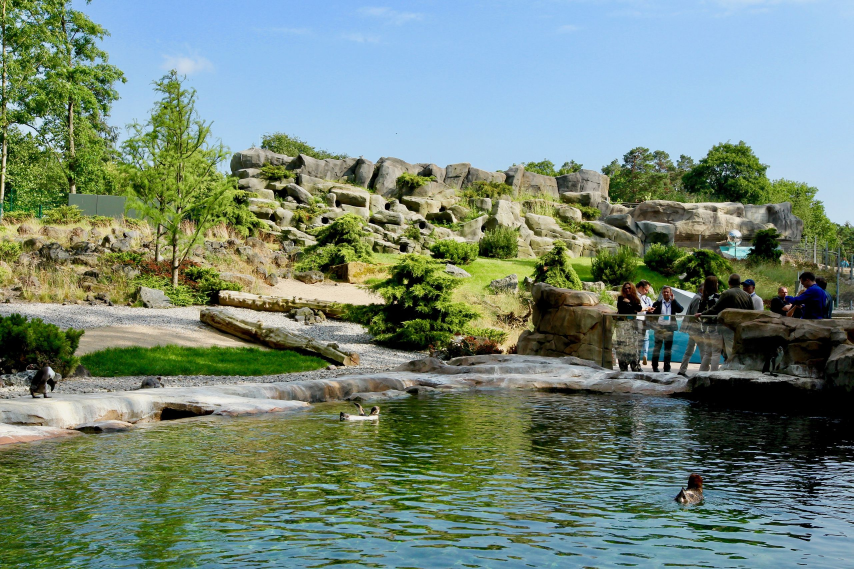
#> input picture src/assets/home/competence.jpg, 2560 x 1707 px (shown at 1/3 size)
$ python -i build-media.py   (imports and definitions only)
#> lines starting #> are read from the running program, lines starting #| are printed output that depends on the picture
"""Erzeugt web-optimierte Bilder aus den Referenzdaten und die Datei
src/content/projects.generated.js. Einmalig bzw. nach Änderungen ausführen:
    python3 scripts/build-media.py [scripts/media-manifest.json]
Benötigt Pillow."""
import json, os, re, sys, shutil
from PIL import Image, ImageOps
Image.MAX_IMAGE_PIXELS = None
ROOT = os.path.dirname(os.path.dirname(os.path.abspath(__file__)))
ASSETS = os.path.join(ROOT, "src", "assets")
# [2 lines not run here, left out]

FLAGSHIPS = ["eismeer-hagenbeck", "tropen-aquarium-hagenbeck", "orang-utan-dome-hagenbeck",
             "polarium-rostock", "artenschutz-aquarium-schoenbrunn", "haus-der-giganten-verona",
             "elefantenfreilaufhalle-hagenbeck", "masterplan-2030-koeln", "kaenguruhaus-hagenbeck",
             "dickhaeuterhaus-tierpark-berlin"]

def save(src, dst, long_side=2400, quality=82, fmt="JPEG"):
#> called with src = '../src/assets/home/competence.jpg', dst = 'out.png', long_side = 2400, quality = 82, fmt = 'JPEG'
    os.makedirs(os.path.dirname(dst), exist_ok=True)
    im = Image.open(src)
#> im is the input picture: PIL image 2560x1707 RGB; mean R, G, B 115.9, 135.4, 120.7
    im.draft("RGB", (long_side * 2, long_side * 2))
    im = ImageOps.exif_transpose(im)
    if fmt == "JPEG":
        if im.mode in ("RGBA", "LA", "P"):
            im = im.convert("RGBA")
            bg = Image.new("RGB", im.size, "white"); bg.paste(im, mask=im.split()[-1]); im = bg
        im = im.convert("RGB")
    if fmt != "JPEG" and im.mode not in ("RGB", "RGBA", "L", "LA"):
        im = im.convert("RGBA" if "A" in im.mode or im.mode == "P" else "RGB")
    im.thumbnail((long_side, long_side), Image.LANCZOS)
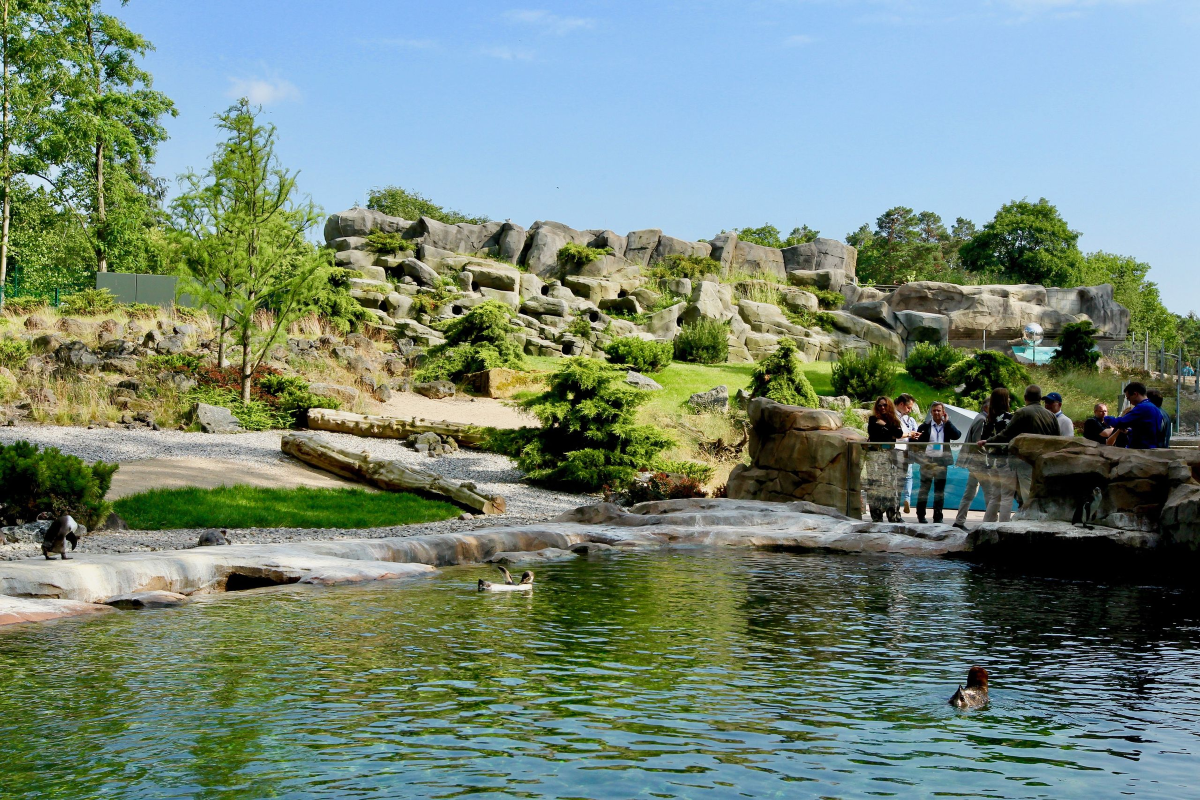
#> im: PIL image 2400x1600 RGB (shown at 1/2 size); mean R, G, B 115.9, 135.4, 120.7
    if fmt == "JPEG":
        im.save(dst, "JPEG", quality=quality, optimize=True, progressive=True)
    else:
        im.save(dst, "PNG", optimize=True)
    return im.size

# [2 lines not run here, left out]

lines = ["// Automatisch erzeugt von scripts/build-media.py – nicht von Hand bearbeiten.", ""]
imports = []
counter = [0]
def imp(path):
    name = f"i{counter[0]}"
    counter[0] += 1
    rel = "@/assets/" + os.path.relpath(path, ASSETS).replace(os.sep, "/")
    imports.append(f'import {name} from "{rel}";')
    return name

def fix_scope(s):
    return (s or "").replace("Freiananlagen", "Freianlagen").replace("Freianalgen", "Freianlagen")

# [1 line that did not run here, left out]
out = []
# [13 lines not run here, left out]
def js(v): return json.dumps(v, ensure_ascii=False)
# [13 lines not run here, left out]
hero_titles = ["Eismeer, Tierpark Hagenbeck", "Tropen-Aquarium, Tierpark Hagenbeck", "Orang-Utan-Dome, Tierpark Hagenbeck"]
hero_slugs = ["eismeer-hagenbeck", "tropen-aquarium-hagenbeck", "orang-utan-dome-hagenbeck"]
hl = []
# [4 lines not run here, left out]
comp = imp(dst)
media = ["// Automatisch erzeugt von scripts/build-media.py.", ""] + imports + ["",
    "export const homeMedia = {", "  hero: [" + ", ".join(hl) + "],",
    f'  competence: {{ image: {comp}, alt: "Polarium, Zoologischer Garten Rostock" }},', "};", ""]

# Team & Partner
# [1 line not run here, left out]
team = []
# [5 lines not run here, left out]
partners = []
# [7 lines not run here, left out]

>>> result = save('../src/assets/home/competence.jpg', 'out.png')
#> result = (2400, 1600)

$ run again, on src/assets/home/hero-3.jpg
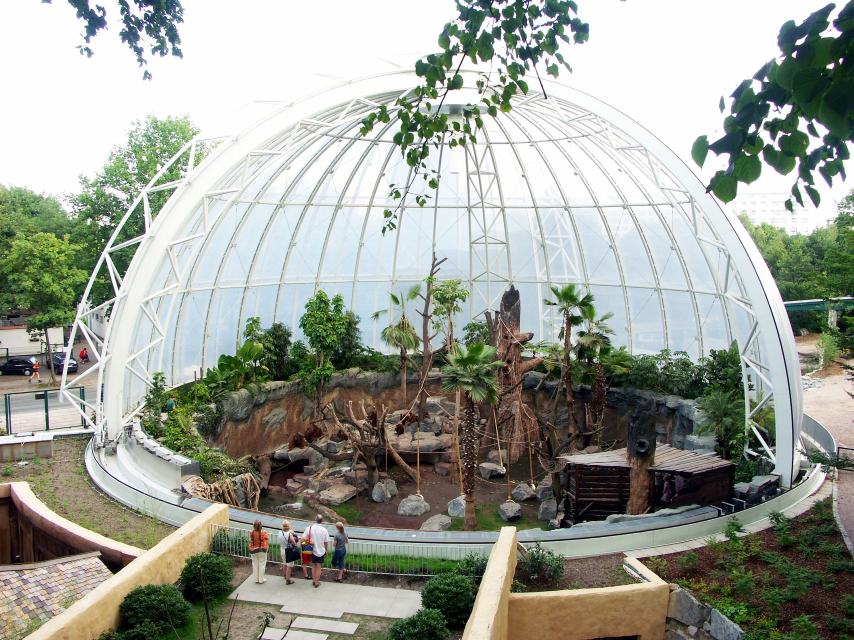
#> input picture src/assets/home/hero-3.jpg, 2560 x 1920 px (shown at 1/3 size)
#> in save, im is the input picture: PIL image 2560x1920 RGB; mean R, G, B 156.5, 160.5, 150.6
#> in save, `im.thumbnail((long_side, long_side), Image.LANCZOS)`:
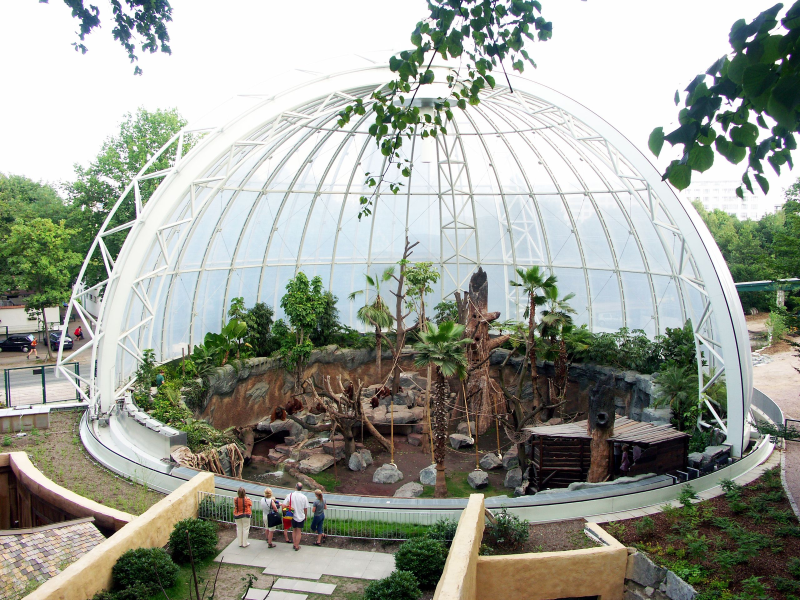
#> im: PIL image 2400x1800 RGB (shown at 1/3 size); mean R, G, B 156.5, 160.5, 150.6
